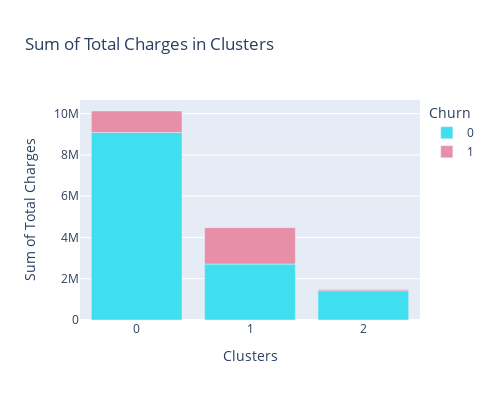

Write notebook code for a chart like this one.
### Code cell
fig = px.bar(agg_df_totCharg, x='Clusters', y='sum', color = agg_df_totCharg['Churn'].astype('str'), width=500, height=400, 
             color_discrete_map = {'0':color_0_1[0],'1':color_0_1[1]}, title='Sum of Total Charges in Clusters',
             labels={ 'sum':'Sum of Total Charges', 'color': 'Churn'})       
fig.show()

### Figure 1 — Plotly figure (JSON) as saved in the notebook; plotly's stock layout.template omitted (floating-point values rounded to 4 significant figures)
{"data": [{"alignmentgroup": "True", "hovertemplate": "Churn=0<br>Clusters=%{x}<br>Sum of Total Charges=%{y}<extra></extra>", "legendgroup": "0", "marker": {"color": "#40DFEF", "pattern": {"shape": ""}}, "name": "0", "offsetgroup": "0", "orientation": "v", "showlegend": true, "textposition": "auto", "type": "bar", "x": [0, 1, 2], "xaxis": "x", "y": [9085913, 2711795, 1420650], "yaxis": "y"}, {"alignmentgroup": "True", "hovertemplate": "Churn=1<br>Clusters=%{x}<br>Sum of Total Charges=%{y}<extra></extra>", "legendgroup": "1", "marker": {"color": "#E78EA9", "pattern": {"shape": ""}}, "name": "1", "offsetgroup": "1", "orientation": "v", "showlegend": true, "textposition": "auto", "type": "bar", "x": [0, 1, 2], "xaxis": "x", "y": [1040409, 1762981, 59537], "yaxis": "y"}], "layout": {"barmode": "relative", "height": 400, "legend": {"title": {"text": "Churn"}, "tracegroupgap": 0}, "title": {"text": "Sum of Total Charges in Clusters"}, "width": 500, "xaxis": {"anchor": "y", "domain": [0, 1], "title": {"text": "Clusters"}}, "yaxis": {"anchor": "x", "domain": [0, 1], "title": {"text": "Sum of Total Charges"}}}}
